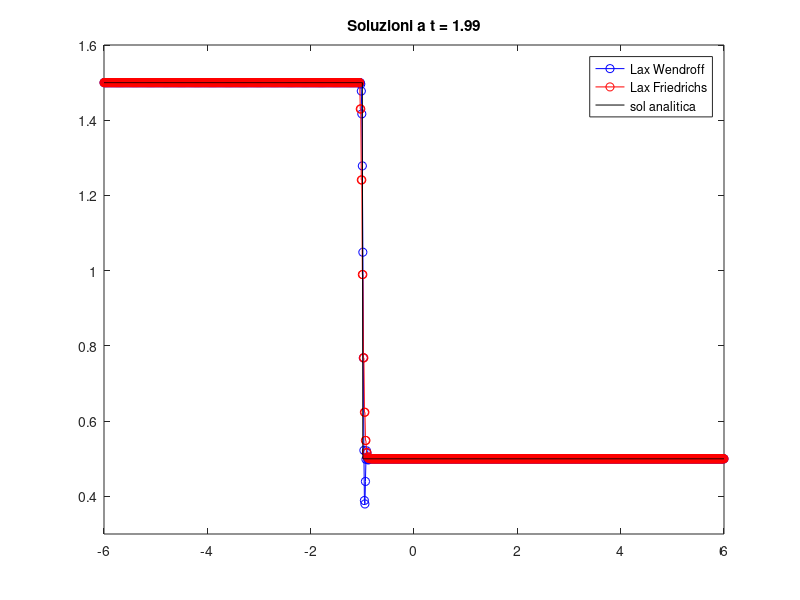
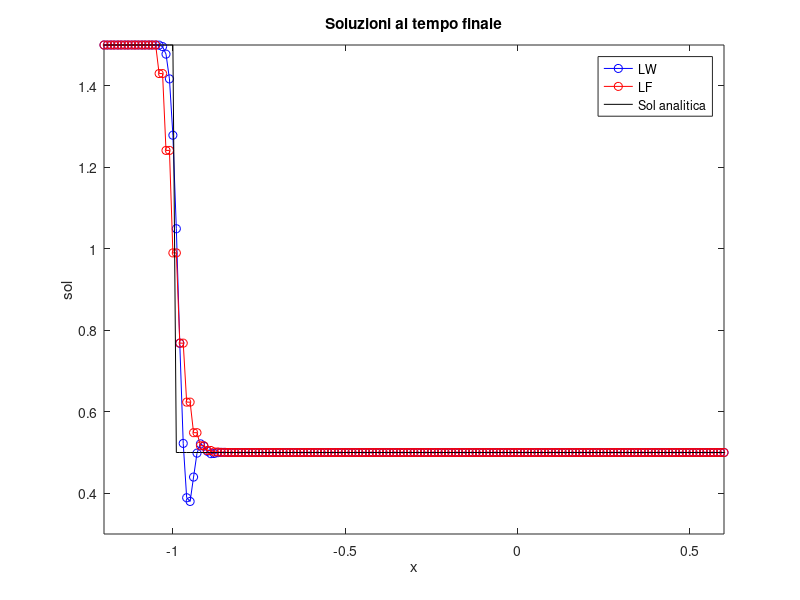

Source code (MATLAB) for these figures, in order:
clear all
close all

% Problema 8
% Risoluzione della PDE
%                       |u_t + au_x=0
%                       |
%                                   1.2 se x<0
%                       |u(x,0)=
%                       |           0.4 se x>0
%mediante Lax Wendroff (soluzione numerica non buona) e Lax Friedrichs conservativo.
% CFL= numero caratteristico del problema

% L'utente definisce h, CFL e k viene determinato di conseguenza.


h=0.01;
ax=-6; bx=6;
Mx = (bx-ax)/h; %nodi in x. Mx=dx-sx/h;
x = linspace(ax,bx,Mx+1);
CFL = 0.95; % Courant number
a = -0.5; %a positivo
tend = 2; %tempo finale
u0 = @(x) 1.5*(x<=0) + 0.5*(x>0);

k = (CFL*h)/abs(a); %passo temporale
t = 0;
U = zeros(2,Mx+1);
U = [u0(x); u0(x)];


while (t+k)<tend    
    %Lax Wendroff155
    U(1,2:end-1)= U(1,2:end-1)-0.5*(k/h)*a*(U(1,3:end)-U(1,1:end-2))+...
        0.5*((k/h)^2)*(a^2).*(U(1,3:end)-2*U(1,2:end-1)+U(1,1:end-2));    
    U(1,1)=U(1,2);U(1,end)=U(1,end-1);
    %lax-Friedrichs
    U(2,2:end-1)=0.5*(U(2,3:end) + U(2,1:end-2)) - (k/(2*h))*a*(U(2,3:end) - U(2,1:end-2));
    U(2,1)=U(2,2);U(2,end)=U(2,end-1);
    
    % Aggiorno
    t = t + k;
    plot(x,U(1,:),'b-o',x,U(2,:),'r-o',x,1.5*(x-a*t<0)+0.5*(x-a*t>=0),'k')
    title(sprintf('Soluzioni a t = %0.2f',t));
    legend('Lax Wendroff','Lax Friedrichs','sol analitica')
    axis([-6,6,0.3,1.6])
    pause(0.01)
end
figure  %zoom sui due metodi
plot(x,U(1,:),'b-o',x,U(2,:),'r-o',x,1.5*(x-a*t<0)+0.5*(x-a*t>=0),'k')
title('Soluzioni al tempo finale')
xlabel('x') 
ylabel('sol')
legend('LW','LF','Sol analitica')
axis([-1.2,0.6,0.3,1.5])
